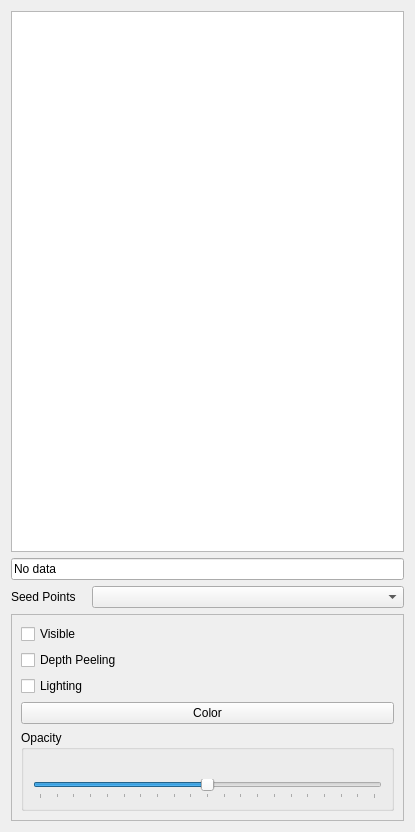
<?xml version="1.0" encoding="UTF-8"?>
<ui version="4.0">
 <class>VectorVisualizationForm</class>
 <widget class="QWidget" name="VectorVisualizationForm">
  <property name="geometry">
   <rect>
    <x>0</x>
    <y>0</y>
    <width>415</width>
    <height>832</height>
   </rect>
  </property>
  <property name="windowTitle">
   <string>Form</string>
  </property>
  <layout class="QVBoxLayout" name="verticalLayout_2">
   <item>
    <widget class="QListWidget" name="dataList">
     <property name="sizePolicy">
      <sizepolicy hsizetype="MinimumExpanding" vsizetype="MinimumExpanding">
       <horstretch>0</horstretch>
       <verstretch>0</verstretch>
      </sizepolicy>
     </property>
     <property name="layoutMode">
      <enum>QListView::SinglePass</enum>
     </property>
     <property name="sortingEnabled">
      <bool>false</bool>
     </property>
    </widget>
   </item>
   <item>
    <widget class="QLineEdit" name="dataSetName">
     <property name="text">
      <string>No data</string>
     </property>
     <property name="readOnly">
      <bool>true</bool>
     </property>
    </widget>
   </item>
   <item>
    <layout class="QGridLayout" name="dataGLayout">
     <item row="0" column="1">
      <widget class="QComboBox" name="seedPointsCombo"/>
     </item>
     <item row="0" column="0">
      <widget class="QLabel" name="seedPointsLabel">
       <property name="sizePolicy">
        <sizepolicy hsizetype="Fixed" vsizetype="Preferred">
         <horstretch>0</horstretch>
         <verstretch>0</verstretch>
        </sizepolicy>
       </property>
       <property name="text">
        <string>Seed Points   </string>
       </property>
      </widget>
     </item>
    </layout>
   </item>
   <item>
    <widget class="QFrame" name="optionsFrame">
     <property name="enabled">
      <bool>true</bool>
     </property>
     <property name="sizePolicy">
      <sizepolicy hsizetype="Preferred" vsizetype="Fixed">
       <horstretch>0</horstretch>
       <verstretch>0</verstretch>
      </sizepolicy>
     </property>
     <property name="frameShape">
      <enum>QFrame::StyledPanel</enum>
     </property>
     <property name="frameShadow">
      <enum>QFrame::Raised</enum>
     </property>
     <layout class="QVBoxLayout" name="verticalLayout">
      <item>
       <widget class="QCheckBox" name="visibleCheckBox">
        <property name="text">
         <string>Visible</string>
        </property>
       </widget>
      </item>
      <item>
       <widget class="QCheckBox" name="depthPeelingCheckBox">
        <property name="text">
         <string>Depth Peeling</string>
        </property>
       </widget>
      </item>
      <item>
       <widget class="QCheckBox" name="lightingCheckBox">
        <property name="text">
         <string>Lighting</string>
        </property>
       </widget>
      </item>
      <item>
       <widget class="QPushButton" name="colorButton">
        <property name="text">
         <string>Color</string>
        </property>
       </widget>
      </item>
      <item>
       <widget class="QGroupBox" name="groupBox">
        <property name="title">
         <string>Opacity</string>
        </property>
        <layout class="QVBoxLayout" name="verticalLayout_3">
         <item>
          <widget class="QLabel" name="opacityLabel">
           <property name="text">
            <string/>
           </property>
           <property name="scaledContents">
            <bool>true</bool>
           </property>
           <property name="alignment">
            <set>Qt::AlignCenter</set>
           </property>
           <property name="openExternalLinks">
            <bool>false</bool>
           </property>
          </widget>
         </item>
         <item>
          <widget class="QSlider" name="opacitySlider">
           <property name="minimum">
            <number>0</number>
           </property>
           <property name="maximum">
            <number>100</number>
           </property>
           <property name="singleStep">
            <number>2</number>
           </property>
           <property name="value">
            <number>50</number>
           </property>
           <property name="orientation">
            <enum>Qt::Horizontal</enum>
           </property>
           <property name="tickPosition">
            <enum>QSlider::TicksBelow</enum>
           </property>
           <property name="tickInterval">
            <number>5</number>
           </property>
          </widget>
         </item>
        </layout>
       </widget>
      </item>
     </layout>
    </widget>
   </item>
  </layout>
 </widget>
 <resources/>
 <connections/>
</ui>
